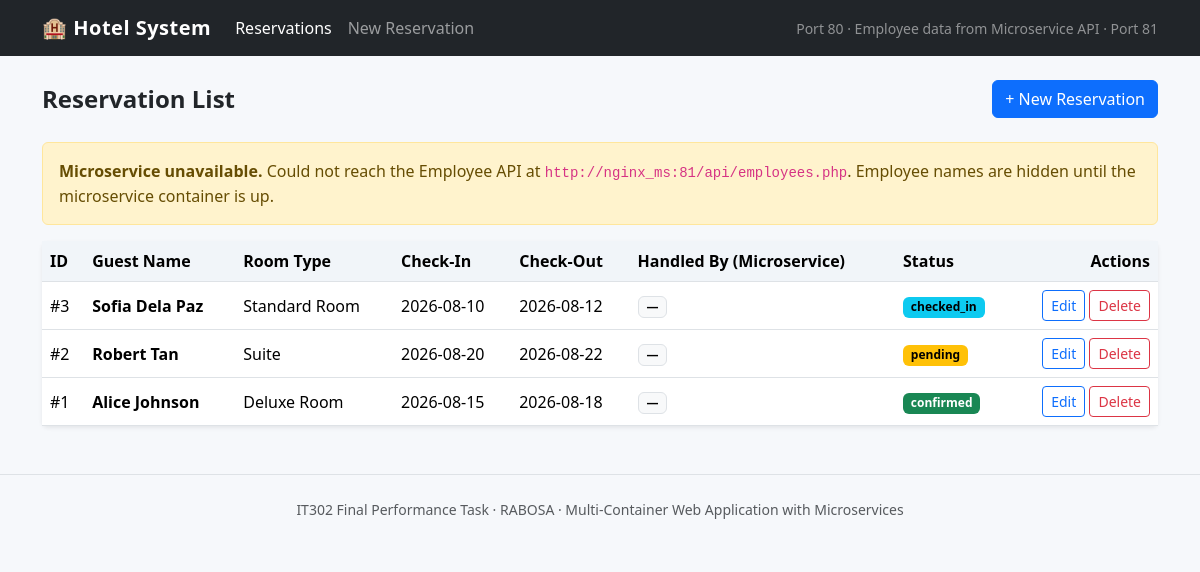
Page /app/index.php on the committed database.
### tables this page shows
CREATE TABLE IF NOT EXISTS reservations (
    id         INT AUTO_INCREMENT PRIMARY KEY,
    guest_name VARCHAR(100)  NOT NULL,
    room_type  VARCHAR(50)   NOT NULL,
    check_in   DATE          NOT NULL,
    check_out  DATE          NOT NULL,
    employee_id INT          NOT NULL,
    status     ENUM('pending','confirmed','checked_in','checked_out','cancelled') DEFAULT 'pending',
    created_at TIMESTAMP DEFAULT CURRENT_TIMESTAMP,
    INDEX idx_reservation_employee (employee_id)
);

### app/config/db.php (called while the page is built, shortened)
<?php
function db(): PDO
{
  static $pdo = null;
  if ($pdo === null) {
    $dsn = 'mysql:host=' . DB_HOST . ';dbname=' . DB_NAME . ';charset=utf8mb4';
    $pdo = new PDO($dsn, DB_USER, DB_PASS, [
      PDO::ATTR_ERRMODE            => PDO::ERRMODE_EXCEPTION,
      PDO::ATTR_DEFAULT_FETCH_MODE => PDO::FETCH_ASSOC,
    ]);
  }
  return $pdo;
}

### app/api/client.php (called while the page is built, shortened)
<?php
function fetch_employees(): array
{
  $json = @file_get_contents(MS_API_URL);
  if ($json === false) {
    return [];
  }
  $data = json_decode($json, true);
  return isset($data['data']) && is_array($data['data']) ? $data['data'] : [];
}
function employee_name(array $employees, ?int $id): string
{
  return '—';
}

### app/index.php (the view, shortened to what this page needs)
<?php
require_once __DIR__ . '/config/db.php';
require_once __DIR__ . '/api/client.php';
$employees = fetch_employees();
$rows = db()->query('SELECT * FROM reservations ORDER BY created_at DESC, id DESC')->fetchAll();
?>
<?php require __DIR__ . '/includes/header.php'; ?>
<div class="d-flex justify-content-between align-items-center mb-4">
  <h4 class="mb-0 fw-bold">Reservation List</h4>
  <a href="create.php" class="btn btn-primary">+ New Reservation</a>
</div>
<?php if (empty($employees)): ?>
  <div class="alert alert-warning">
    <strong>Microservice unavailable.</strong> Could not reach the Employee API at
    <code>http://nginx_ms:81/api/employees.php</code>. Employee names are hidden until the microservice container is up.
  </div>
<?php endif; ?>
<div class="card shadow-sm">
  <div class="table-responsive">
    <table class="table table-hover align-middle mb-0">
      <thead>
        <tr>
          <th>ID</th>
          <th>Guest Name</th>
          <th>Room Type</th>
          <th>Check-In</th>
          <th>Check-Out</th>
          <th>Handled By (Microservice)</th>
          <th>Status</th>
          <th class="text-end">Actions</th>
        </tr>
      </thead>
      <tbody>
        <?php if (empty($rows)): ?>
          <tr>
            <td colspan="8" class="text-center text-muted py-4">No reservations yet.</td>
          </tr>
        <?php else: ?>
          <?php foreach ($rows as $row): ?>
            <tr>
              <td>#<?= (int) $row['id'] ?></td>
              <td class="fw-semibold"><?= htmlspecialchars($row['guest_name']) ?></td>
              <td><?= htmlspecialchars($row['room_type']) ?></td>
              <td><?= htmlspecialchars($row['check_in']) ?></td>
              <td><?= htmlspecialchars($row['check_out']) ?></td>
              <td>
                <span class="badge text-bg-light border">
                  <?= htmlspecialchars(employee_name($employees, (int) $row['employee_id'])) ?>
                </span>
              </td>
              <td>
                <?php
                $badge = match ($row['status']) {
                  'confirmed'   => 'text-bg-success',
                  'pending'     => 'text-bg-warning',
                  'checked_in'  => 'text-bg-info',
                  'checked_out' => 'text-bg-secondary',
                  default       => 'text-bg-danger',
                };
                ?>
                <span class="badge <?= $badge ?>"><?= htmlspecialchars($row['status']) ?></span>
              </td>
              <td class="text-end">
                <a href="update.php?id=<?= (int) $row['id'] ?>" class="btn btn-sm btn-outline-primary">Edit</a>
                <form action="delete.php" method="post" class="d-inline" onsubmit="return confirm('Delete reservation #<?= (int) $row['id'] ?>?');">
                  <button type="submit" class="btn btn-sm btn-outline-danger">Delete</button>
                </form>
              </td>
            </tr>
          <?php endforeach; ?>
        <?php endif; ?>
      </tbody>
    </table>
  </div>
</div>
<?php require __DIR__ . '/includes/footer.php'; ?>

### app/includes/header.php (shortened to what this page needs)
<?php
function active_nav(string $page): string
{
  $current = basename($_SERVER['SCRIPT_NAME']);
  return $current === $page ? 'active' : '';
}
?>
<!DOCTYPE html>
<html lang="en">
<head>
  <link href="https://cdn.jsdelivr.net/npm/bootstrap@5.3.3/dist/css/bootstrap.min.css" rel="stylesheet">
</head>
<body>
  <nav class="navbar navbar-expand-lg navbar-dark bg-dark">
    <div class="container">
      <a class="navbar-brand" href="index.php">🏨 Hotel System</a>
      <div class="collapse navbar-collapse" id="mainNav">
        <ul class="navbar-nav me-auto">
          <li class="nav-item"><a class="nav-link <?= active_nav('index.php') ?>" href="index.php">Reservations</a></li>
          <li class="nav-item"><a class="nav-link <?= active_nav('create.php') ?>" href="create.php">New Reservation</a></li>
        </ul>
        <span class="navbar-text text-white-50 small">
          Port 80 &middot; Employee data from Microservice API &middot; Port 81
        </span>
      </div>
    </div>
  </nav>
  <main class="container py-4">

### app/includes/footer.php (shortened to what this page needs)
</main>
<footer class="text-center text-muted small py-4 border-top mt-4">
  IT302 Final Performance Task &middot; RABOSA &middot; Multi-Container Web Application with Microservices
</footer>
</body>
</html>

### app/includes/header.php (style rules this page uses)
body { background: #f6f8fb; }
.navbar-brand { font-weight: 700; letter-spacing: .5px; }
.card { border: none; }
.table thead th { background: #f1f5f9; }

### rows in the picture
reservations: id "3", guest_name "Sofia Dela Paz", room_type "Standard Room", check_in "2026-08-10", check_out "2026-08-12", employee "—", status "checked_in"
reservations: id "2", guest_name "Robert Tan", room_type "Suite", check_in "2026-08-20", check_out "2026-08-22", employee "—", status "pending"
reservations: id "1", guest_name "Alice Johnson", room_type "Deluxe Room", check_in "2026-08-15", check_out "2026-08-18", employee "—", status "confirmed"
